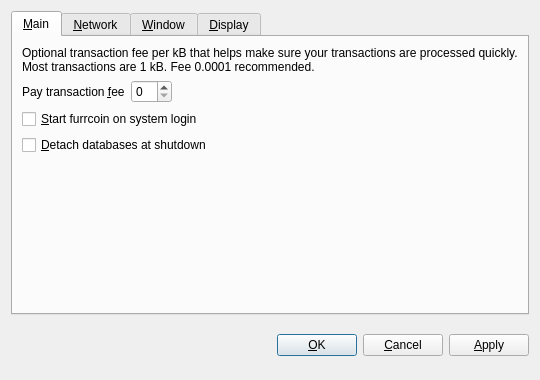
<?xml version="1.0" encoding="UTF-8"?>
<ui version="4.0">
 <class>OptionsDialog</class>
 <widget class="QDialog" name="OptionsDialog">
  <property name="geometry">
   <rect>
    <x>0</x>
    <y>0</y>
    <width>540</width>
    <height>380</height>
   </rect>
  </property>
  <property name="windowTitle">
   <string>Options</string>
  </property>
  <property name="modal">
   <bool>true</bool>
  </property>
  <layout class="QVBoxLayout" name="verticalLayout">
   <item>
    <widget class="QTabWidget" name="tabWidget">
     <property name="tabPosition">
      <enum>QTabWidget::North</enum>
     </property>
     <property name="currentIndex">
      <number>0</number>
     </property>
     <widget class="QWidget" name="tabMain">
      <attribute name="title">
       <string>&amp;Main</string>
      </attribute>
      <layout class="QVBoxLayout" name="verticalLayout_Main">
       <item>
        <widget class="QLabel" name="transactionFeeInfoLabel">
         <property name="text">
          <string>Optional transaction fee per kB that helps make sure your transactions are processed quickly. Most transactions are 1 kB. Fee 0.0001 recommended.</string>
         </property>
         <property name="textFormat">
          <enum>Qt::PlainText</enum>
         </property>
         <property name="wordWrap">
          <bool>true</bool>
         </property>
        </widget>
       </item>
       <item>
        <layout class="QHBoxLayout" name="horizontalLayout_Main">
         <item>
          <widget class="QLabel" name="transactionFeeLabel">
           <property name="text">
            <string>Pay transaction &amp;fee</string>
           </property>
           <property name="textFormat">
            <enum>Qt::PlainText</enum>
           </property>
           <property name="buddy">
            <cstring>transactionFee</cstring>
           </property>
          </widget>
         </item>
         <item>
          <widget class="furrcoinAmountField" name="transactionFee"/>
         </item>
         <item>
          <spacer name="horizontalSpacer_Main">
           <property name="orientation">
            <enum>Qt::Horizontal</enum>
           </property>
           <property name="sizeHint" stdset="0">
            <size>
             <width>40</width>
             <height>20</height>
            </size>
           </property>
          </spacer>
         </item>
        </layout>
       </item>
       <item>
        <widget class="QCheckBox" name="furrcoinAtStartup">
         <property name="toolTip">
          <string>Automatically start furrcoin after logging in to the system.</string>
         </property>
         <property name="text">
          <string>&amp;Start furrcoin on system login</string>
         </property>
        </widget>
       </item>
       <item>
        <widget class="QCheckBox" name="detachDatabases">
         <property name="toolTip">
          <string>Detach block and address databases at shutdown. This means they can be moved to another data directory, but it slows down shutdown. The wallet is always detached.</string>
         </property>
         <property name="text">
          <string>&amp;Detach databases at shutdown</string>
         </property>
        </widget>
       </item>
       <item>
        <spacer name="verticalSpacer_Main">
         <property name="orientation">
          <enum>Qt::Vertical</enum>
         </property>
         <property name="sizeHint" stdset="0">
          <size>
           <width>20</width>
           <height>40</height>
          </size>
         </property>
        </spacer>
       </item>
      </layout>
     </widget>
     <widget class="QWidget" name="tabNetwork">
      <attribute name="title">
       <string>&amp;Network</string>
      </attribute>
      <layout class="QVBoxLayout" name="verticalLayout_Network">
       <item>
        <widget class="QCheckBox" name="mapPortUpnp">
         <property name="toolTip">
          <string>Automatically open the furrcoin client port on the router. This only works when your router supports UPnP and it is enabled.</string>
         </property>
         <property name="text">
          <string>Map port using &amp;UPnP</string>
         </property>
        </widget>
       </item>
       <item>
        <widget class="QCheckBox" name="connectSocks">
         <property name="toolTip">
          <string>Connect to the furrcoin network through a SOCKS proxy (e.g. when connecting through Tor).</string>
         </property>
         <property name="text">
          <string>&amp;Connect through SOCKS proxy:</string>
         </property>
        </widget>
       </item>
       <item>
        <layout class="QHBoxLayout" name="horizontalLayout_Network">
         <item>
          <widget class="QLabel" name="proxyIpLabel">
           <property name="text">
            <string>Proxy &amp;IP:</string>
           </property>
           <property name="textFormat">
            <enum>Qt::PlainText</enum>
           </property>
           <property name="buddy">
            <cstring>proxyIp</cstring>
           </property>
          </widget>
         </item>
         <item>
          <widget class="QValidatedLineEdit" name="proxyIp" native="true">
           <property name="maximumSize">
            <size>
             <width>140</width>
             <height>16777215</height>
            </size>
           </property>
           <property name="toolTip">
            <string>IP address of the proxy (e.g. 127.0.0.1)</string>
           </property>
          </widget>
         </item>
         <item>
          <widget class="QLabel" name="proxyPortLabel">
           <property name="text">
            <string>&amp;Port:</string>
           </property>
           <property name="textFormat">
            <enum>Qt::PlainText</enum>
           </property>
           <property name="buddy">
            <cstring>proxyPort</cstring>
           </property>
          </widget>
         </item>
         <item>
          <widget class="QLineEdit" name="proxyPort">
           <property name="maximumSize">
            <size>
             <width>55</width>
             <height>16777215</height>
            </size>
           </property>
           <property name="toolTip">
            <string>Port of the proxy (e.g. 9050)</string>
           </property>
          </widget>
         </item>
         <item>
          <widget class="QLabel" name="socksVersionLabel">
           <property name="text">
            <string>SOCKS &amp;Version:</string>
           </property>
           <property name="textFormat">
            <enum>Qt::PlainText</enum>
           </property>
           <property name="buddy">
            <cstring>socksVersion</cstring>
           </property>
          </widget>
         </item>
         <item>
          <widget class="QValueComboBox" name="socksVersion">
           <property name="toolTip">
            <string>SOCKS version of the proxy (e.g. 5)</string>
           </property>
          </widget>
         </item>
         <item>
          <spacer name="horizontalSpacer_Network">
           <property name="orientation">
            <enum>Qt::Horizontal</enum>
           </property>
           <property name="sizeHint" stdset="0">
            <size>
             <width>40</width>
             <height>20</height>
            </size>
           </property>
          </spacer>
         </item>
        </layout>
       </item>
       <item>
        <spacer name="verticalSpacer_Network">
         <property name="orientation">
          <enum>Qt::Vertical</enum>
         </property>
         <property name="sizeHint" stdset="0">
          <size>
           <width>20</width>
           <height>40</height>
          </size>
         </property>
        </spacer>
       </item>
      </layout>
     </widget>
     <widget class="QWidget" name="tabWindow">
      <attribute name="title">
       <string>&amp;Window</string>
      </attribute>
      <layout class="QVBoxLayout" name="verticalLayout_Window">
       <item>
        <widget class="QCheckBox" name="minimizeToTray">
         <property name="toolTip">
          <string>Show only a tray icon after minimizing the window.</string>
         </property>
         <property name="text">
          <string>&amp;Minimize to the tray instead of the taskbar</string>
         </property>
        </widget>
       </item>
       <item>
        <widget class="QCheckBox" name="minimizeOnClose">
         <property name="toolTip">
          <string>Minimize instead of exit the application when the window is closed. When this option is enabled, the application will be closed only after selecting Quit in the menu.</string>
         </property>
         <property name="text">
          <string>M&amp;inimize on close</string>
         </property>
        </widget>
       </item>
       <item>
        <spacer name="verticalSpacer_Window">
         <property name="orientation">
          <enum>Qt::Vertical</enum>
         </property>
         <property name="sizeHint" stdset="0">
          <size>
           <width>20</width>
           <height>40</height>
          </size>
         </property>
        </spacer>
       </item>
      </layout>
     </widget>
     <widget class="QWidget" name="tabDisplay">
      <attribute name="title">
       <string>&amp;Display</string>
      </attribute>
      <layout class="QVBoxLayout" name="verticalLayout_Display">
       <item>
        <layout class="QHBoxLayout" name="horizontalLayout_1_Display">
         <item>
          <widget class="QLabel" name="langLabel">
           <property name="text">
            <string>User Interface &amp;language:</string>
           </property>
           <property name="textFormat">
            <enum>Qt::PlainText</enum>
           </property>
           <property name="buddy">
            <cstring>lang</cstring>
           </property>
          </widget>
         </item>
         <item>
          <widget class="QValueComboBox" name="lang">
           <property name="toolTip">
            <string>The user interface language can be set here. This setting will take effect after restarting furrcoin.</string>
           </property>
          </widget>
         </item>
        </layout>
       </item>
       <item>
        <layout class="QHBoxLayout" name="horizontalLayout_2_Display">
         <item>
          <widget class="QLabel" name="unitLabel">
           <property name="text">
            <string>&amp;Unit to show amounts in:</string>
           </property>
           <property name="textFormat">
            <enum>Qt::PlainText</enum>
           </property>
           <property name="buddy">
            <cstring>unit</cstring>
           </property>
          </widget>
         </item>
         <item>
          <widget class="QValueComboBox" name="unit">
           <property name="toolTip">
            <string>Choose the default subdivision unit to show in the interface and when sending coins.</string>
           </property>
          </widget>
         </item>
        </layout>
       </item>
       <item>
        <widget class="QCheckBox" name="displayAddresses">
         <property name="toolTip">
          <string>Whether to show furrcoin addresses in the transaction list or not.</string>
         </property>
         <property name="text">
          <string>&amp;Display addresses in transaction list</string>
         </property>
        </widget>
       </item>
       <item>
        <spacer name="verticalSpacer_Display">
         <property name="orientation">
          <enum>Qt::Vertical</enum>
         </property>
         <property name="sizeHint" stdset="0">
          <size>
           <width>20</width>
           <height>40</height>
          </size>
         </property>
        </spacer>
       </item>
      </layout>
     </widget>
    </widget>
   </item>
   <item>
    <layout class="QHBoxLayout" name="horizontalLayout_Buttons">
     <item>
      <spacer name="horizontalSpacer_1">
       <property name="orientation">
        <enum>Qt::Horizontal</enum>
       </property>
       <property name="sizeHint" stdset="0">
        <size>
         <width>40</width>
         <height>48</height>
        </size>
       </property>
      </spacer>
     </item>
     <item>
      <widget class="QLabel" name="statusLabel">
       <property name="font">
        <font>
         <weight>75</weight>
         <bold>true</bold>
        </font>
       </property>
       <property name="text">
        <string/>
       </property>
       <property name="textFormat">
        <enum>Qt::PlainText</enum>
       </property>
       <property name="wordWrap">
        <bool>true</bool>
       </property>
      </widget>
     </item>
     <item>
      <spacer name="horizontalSpacer_2">
       <property name="orientation">
        <enum>Qt::Horizontal</enum>
       </property>
       <property name="sizeHint" stdset="0">
        <size>
         <width>40</width>
         <height>48</height>
        </size>
       </property>
      </spacer>
     </item>
     <item>
      <widget class="QPushButton" name="okButton">
       <property name="text">
        <string>&amp;OK</string>
       </property>
      </widget>
     </item>
     <item>
      <widget class="QPushButton" name="cancelButton">
       <property name="text">
        <string>&amp;Cancel</string>
       </property>
       <property name="autoDefault">
        <bool>false</bool>
       </property>
      </widget>
     </item>
     <item>
      <widget class="QPushButton" name="applyButton">
       <property name="text">
        <string>&amp;Apply</string>
       </property>
       <property name="autoDefault">
        <bool>false</bool>
       </property>
      </widget>
     </item>
    </layout>
   </item>
  </layout>
 </widget>
 <customwidgets>
  <customwidget>
   <class>QValidatedLineEdit</class>
   <extends>QWidget</extends>
   <header>qvalidatedlineedit.h</header>
  </customwidget>
  <customwidget>
   <class>furrcoinAmountField</class>
   <extends>QSpinBox</extends>
   <header>furrcoinamountfield.h</header>
  </customwidget>
  <customwidget>
   <class>QValueComboBox</class>
   <extends>QComboBox</extends>
   <header>qvaluecombobox.h</header>
  </customwidget>
 </customwidgets>
 <resources/>
 <connections/>
</ui>
